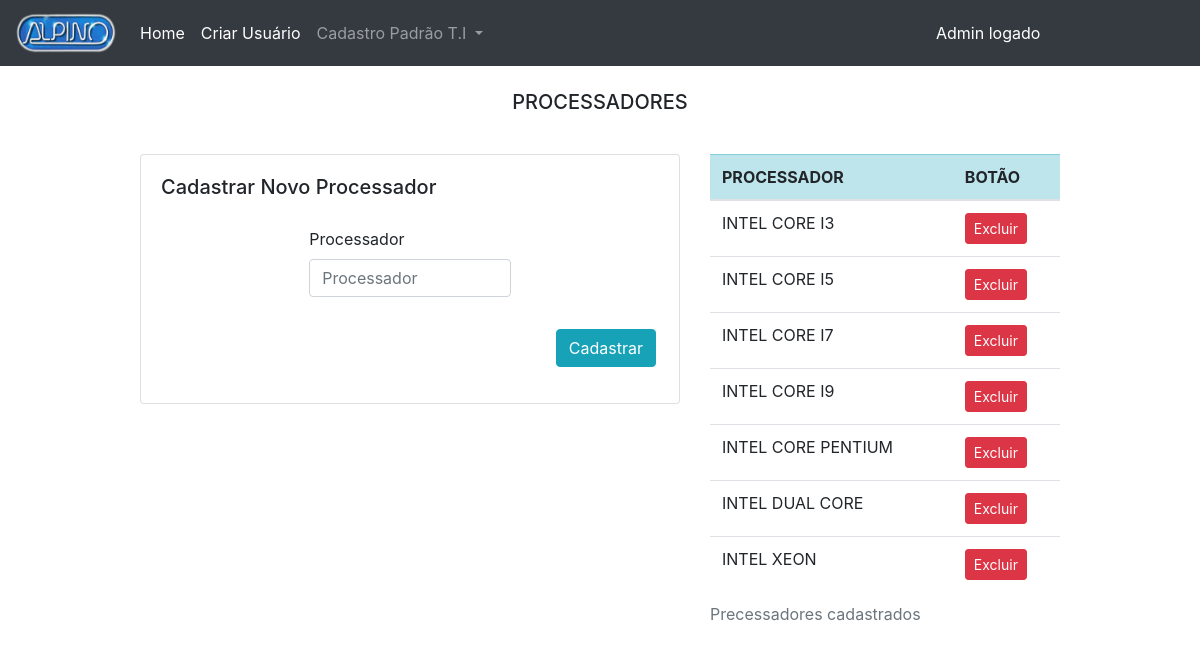
Page /public/pags/admin/registerStandard/registerProcessador.php on the committed database.
### tables this page shows
CREATE TABLE `processador` (
  `id` int(10) UNSIGNED NOT NULL,
  `processador` varchar(45) NOT NULL
);

### public/pags/admin/registerStandard/registerProcessador.php (the view, shortened to what this page needs)
<?php
    include_once("../../../../src/config/conexaodb.php");
    $coleta = mysqli_query($conn, "SELECT * FROM processador order by processador asc");
?>
<html lang="pt-br">
<head>
    <link rel="stylesheet" href="../../../../node_modules/bootstrap/dist/css/bootstrap.css">
</head>
<body>
    <?php
        include_once '../include/nav_register.php';
    ?>
    <div class="container">
        <div class="row">
            <div class="col">
                <div class="py-3 text-center">
                    <h5 class="display-5 m-2">PROCESSADORES</h5>
                </div>
            </div>
        </div>
        <div class="row justify-content-center">
            <div class="col-md-6">
                <div class="py-3">
                    <div class="card">
                        <div class="card-body">
                            <h5 class="card-title">Cadastrar Novo Processador</h5>
                            <div class="row">
                                <div class="col">
                                    <form action="../../../../src/db/admin/processador/insert.php" method="POST">
                                        <div class="form-row justify-content-center">
                                            <div class="form-group col-md-5">
                                                <label for="inputProcessador" class="pt-3">Processador</label>
                                                <input type="text" name="inputProcessador" class="form-control" placeholder="Processador">
                                            </div>
                                        </div>
                                        <div class="pt-3">
                                            <div class="form-row justify-content-end">
                                                <button type="submit" class="btn btn-info mr-2">Cadastrar</button>
                                            </div>
                                        </div>
                                    </form>
                                </div>
                            </div>
                        </div>
                    </div>
                </div>
            </div>
            <div class="col-md-4">
                <div class="py-3">
                    <table class="table">
                        <caption>Precessadores cadastrados</caption>
                        <thead>
                            <tr class="table-info">
                                <th scope="col">PROCESSADOR</th>
                                <th scope="col">BOTÃO</th>
                            </tr>
                        </thead>
                        <tbody>
                            <?php while($linha = mysqli_fetch_assoc($coleta)) { ?>
                            <tr>
                                <td>
                                    <?php echo $linha['processador']; ?>
                                </td>
                                <td>
                                    <a href="../../../../src/db/admin/processador/delete.php?id=<?php echo $linha['id']; ?>">
                                        <button type="button" class="btn btn-danger btn-sm">Excluir</button>
                                    </a>
                                </td>
                            </tr>
                            <?php } ?>
                        </tbody>
                    </table>
                </div>
            </div>
        </div>
    </div>
</body>
</html>

### rows in the picture
processador: processador "INTEL CORE I3"
processador: processador "INTEL CORE I5"
processador: processador "INTEL CORE I7"
processador: processador "INTEL CORE I9"
processador: processador "INTEL CORE PENTIUM"
processador: processador "INTEL DUAL CORE"
processador: processador "INTEL XEON"
